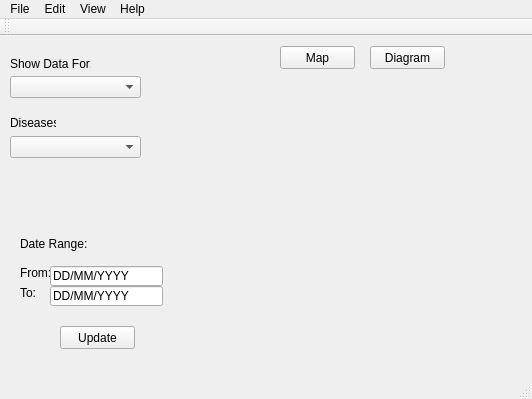
<?xml version="1.0" encoding="UTF-8"?>
<ui version="4.0">
 <class>MainWindow</class>
 <widget class="QMainWindow" name="MainWindow">
  <property name="geometry">
   <rect>
    <x>0</x>
    <y>0</y>
    <width>532</width>
    <height>399</height>
   </rect>
  </property>
  <property name="windowTitle">
   <string>MainWindow</string>
  </property>
  <widget class="QWidget" name="centralWidget">
   <widget class="QLabel" name="label">
    <property name="geometry">
     <rect>
      <x>10</x>
      <y>20</y>
      <width>81</width>
      <height>16</height>
     </rect>
    </property>
    <property name="text">
     <string>Show Data For:</string>
    </property>
   </widget>
   <widget class="QComboBox" name="comboBox">
    <property name="geometry">
     <rect>
      <x>10</x>
      <y>40</y>
      <width>131</width>
      <height>22</height>
     </rect>
    </property>
   </widget>
   <widget class="QLabel" name="label_2">
    <property name="geometry">
     <rect>
      <x>10</x>
      <y>80</y>
      <width>46</width>
      <height>13</height>
     </rect>
    </property>
    <property name="text">
     <string>Diseases:</string>
    </property>
   </widget>
   <widget class="QComboBox" name="comboBox_2">
    <property name="geometry">
     <rect>
      <x>10</x>
      <y>100</y>
      <width>131</width>
      <height>22</height>
     </rect>
    </property>
   </widget>
   <widget class="QLabel" name="label_3">
    <property name="geometry">
     <rect>
      <x>20</x>
      <y>200</y>
      <width>71</width>
      <height>16</height>
     </rect>
    </property>
    <property name="text">
     <string>Date Range:</string>
    </property>
   </widget>
   <widget class="QLabel" name="label_4">
    <property name="geometry">
     <rect>
      <x>20</x>
      <y>230</y>
      <width>46</width>
      <height>13</height>
     </rect>
    </property>
    <property name="text">
     <string>From:</string>
    </property>
   </widget>
   <widget class="QLabel" name="label_5">
    <property name="geometry">
     <rect>
      <x>20</x>
      <y>250</y>
      <width>46</width>
      <height>13</height>
     </rect>
    </property>
    <property name="text">
     <string>To:</string>
    </property>
   </widget>
   <widget class="QLineEdit" name="lineEdit">
    <property name="geometry">
     <rect>
      <x>50</x>
      <y>230</y>
      <width>113</width>
      <height>20</height>
     </rect>
    </property>
    <property name="text">
     <string>DD/MM/YYYY</string>
    </property>
   </widget>
   <widget class="QLineEdit" name="lineEdit_2">
    <property name="geometry">
     <rect>
      <x>50</x>
      <y>250</y>
      <width>113</width>
      <height>20</height>
     </rect>
    </property>
    <property name="text">
     <string>DD/MM/YYYY</string>
    </property>
   </widget>
   <widget class="QPushButton" name="pushButton">
    <property name="geometry">
     <rect>
      <x>60</x>
      <y>290</y>
      <width>75</width>
      <height>23</height>
     </rect>
    </property>
    <property name="text">
     <string>Update</string>
    </property>
   </widget>
   <widget class="QPushButton" name="pushButton_2">
    <property name="geometry">
     <rect>
      <x>280</x>
      <y>10</y>
      <width>75</width>
      <height>23</height>
     </rect>
    </property>
    <property name="text">
     <string>Map</string>
    </property>
   </widget>
   <widget class="QPushButton" name="pushButton_3">
    <property name="geometry">
     <rect>
      <x>370</x>
      <y>10</y>
      <width>75</width>
      <height>23</height>
     </rect>
    </property>
    <property name="text">
     <string>Diagram</string>
    </property>
   </widget>
  </widget>
  <widget class="QMenuBar" name="menuBar">
   <property name="geometry">
    <rect>
     <x>0</x>
     <y>0</y>
     <width>532</width>
     <height>21</height>
    </rect>
   </property>
   <widget class="QMenu" name="menuFile">
    <property name="title">
     <string>File</string>
    </property>
    <addaction name="actionClose"/>
   </widget>
   <widget class="QMenu" name="menuEdit">
    <property name="title">
     <string>Edit</string>
    </property>
   </widget>
   <widget class="QMenu" name="menuView">
    <property name="title">
     <string>View</string>
    </property>
    <addaction name="actionZoom_In"/>
    <addaction name="actionZoom_Out"/>
   </widget>
   <widget class="QMenu" name="menuHelp">
    <property name="title">
     <string>Help</string>
    </property>
   </widget>
   <addaction name="menuFile"/>
   <addaction name="menuEdit"/>
   <addaction name="menuView"/>
   <addaction name="menuHelp"/>
  </widget>
  <widget class="QToolBar" name="mainToolBar">
   <attribute name="toolBarArea">
    <enum>TopToolBarArea</enum>
   </attribute>
   <attribute name="toolBarBreak">
    <bool>false</bool>
   </attribute>
  </widget>
  <widget class="QStatusBar" name="statusBar"/>
  <action name="actionClose">
   <property name="text">
    <string>Close</string>
   </property>
  </action>
  <action name="actionZoom_In">
   <property name="text">
    <string>Zoom In</string>
   </property>
  </action>
  <action name="actionZoom_Out">
   <property name="text">
    <string>Zoom Out</string>
   </property>
  </action>
 </widget>
 <layoutdefault spacing="6" margin="11"/>
 <resources/>
 <connections/>
</ui>
